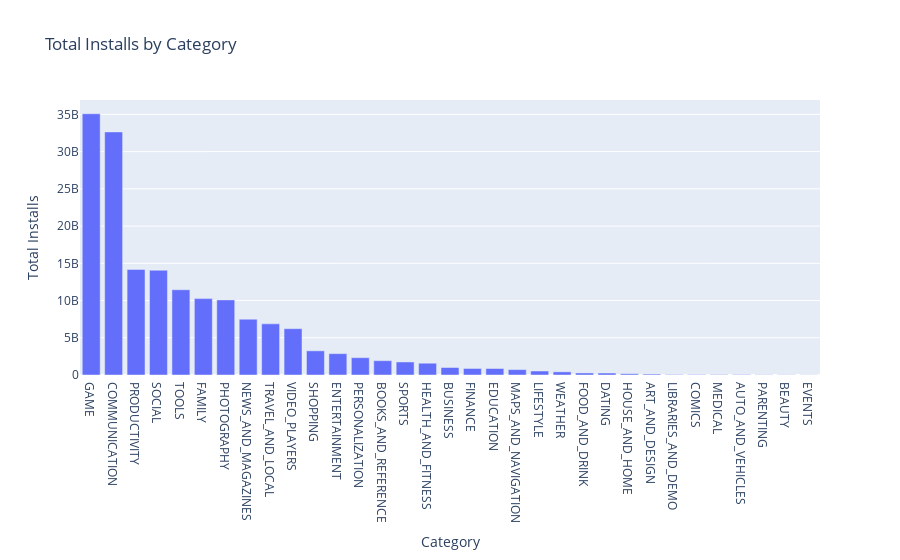

The notebook cell this image was saved under:
### Code cell
fig = px.bar(
    x=category_installs.index,
    y=category_installs.values,
    title="Total Installs by Category",
    labels={"x": "Category", "y": "Total Installs"}
)
fig.show()

### Figure 1 — Plotly figure (JSON) as saved in the notebook; plotly's stock layout.template omitted (floating-point values rounded to 4 significant figures)
{"data": [{"alignmentgroup": "True", "hovertemplate": "Category=%{x}<br>Total Installs=%{y}<extra></extra>", "legendgroup": "", "marker": {"color": "#636efa", "pattern": {"shape": ""}}, "name": "", "offsetgroup": "", "orientation": "v", "showlegend": false, "textposition": "auto", "type": "bar", "x": ["GAME", "COMMUNICATION", "PRODUCTIVITY", "SOCIAL", "TOOLS", "FAMILY", "PHOTOGRAPHY", "NEWS_AND_MAGAZINES", "TRAVEL_AND_LOCAL", "VIDEO_PLAYERS", "SHOPPING", "ENTERTAINMENT", "PERSONALIZATION", "BOOKS_AND_REFERENCE", "SPORTS", "HEALTH_AND_FITNESS", "BUSINESS", "FINANCE", "EDUCATION", "MAPS_AND_NAVIGATION", "LIFESTYLE", "WEATHER", "FOOD_AND_DRINK", "DATING", "HOUSE_AND_HOME", "ART_AND_DESIGN", "LIBRARIES_AND_DEMO", "COMICS", "MEDICAL", "AUTO_AND_VEHICLES", "PARENTING", "BEAUTY", "EVENTS"], "xaxis": "x", "y": [35085862717, 32647241530, 14176070180, 14069841475, 11450724500, 10257701590, 10088243130, 7496210650, 6868859300, 6221897200, 3247831540, 2869160000, 2325341930, 1921291655, 1751131465, 1583056220, 1001768120, 876612400, 871352000, 724267560, 537562120, 426096500, 273777750, 264295110, 168582000, 124233100, 62083000, 56036100, 53205576, 53129800, 31116110, 26916200, 15949410], "yaxis": "y"}], "layout": {"barmode": "relative", "legend": {"tracegroupgap": 0}, "title": {"text": "Total Installs by Category"}, "xaxis": {"anchor": "y", "domain": [0, 1], "title": {"text": "Category"}}, "yaxis": {"anchor": "x", "domain": [0, 1], "title": {"text": "Total Installs"}}}}
